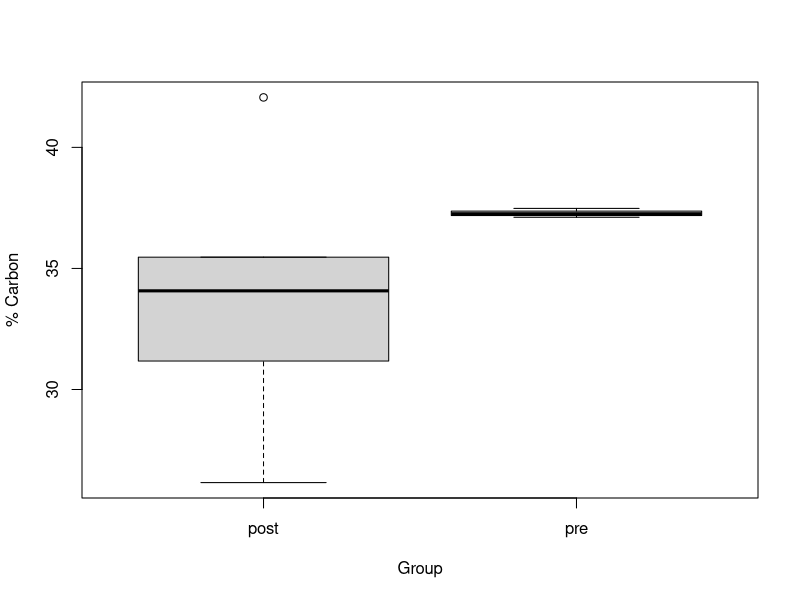

The R source for this figure: (Note: this script raises an error after producing the figure.)
#Percent carbon data for gradient samples

setwd("~/Dropbox/Stanford/Lab/Projects/Vitousek_Mn Litter Decomp/Mn Incubation/R Script")
read.csv("EA_Gradient.csv")

library("colorspace")
library("ggplot2")
library("dplyr")
library(tidyselect)
library(multcomp)


#All carbon data
start_collect_site <- c(1,1,1,1,1,1,1,1,1,2,2,2,2,2,2,2,2,2,2,3,3,3,3,3,3,3,3,3)
start_decomp_site <- c(1,1,1,2,2,2,3,3,3,1,1,1,2,2,2,2,3,3,3,1,1,1,2,2,2,3,3,3)
start_carbon <- c(37.47908487792,37.11431161238,37.25736847846,38.61199517304,43.00243124844,42.73035894424,43.22482661047,38.98711958186,44.40085508031,34.98417627311,40.17217006021,39.7517244984,41.25506959784,43.31207753097,32.06063130386,43.59070971379,41.16075766163,39.59550376626,37.06521824951,34.42205361358,46.14364635059,39.33369371883,43.64235669256,42.27210406727,44.04122407029,36.59993982081,43.80306999625,43.54749685667)
end_collect_site <- c(1,1,1,1,1,1,1,1,1,1,1,1,1,2,2,2,2,2,2,2,2,2,2,3,3,3,3,3,3,3,3,3,3,3,3,3)
end_decomp_site <- c(1,1,1,1,1,2,2,2,3,3,3,3,3,1,1,2,2,2,3,3,3,3,3,1,1,1,1,1,2,2,2,3,3,3,3,3)
end_carbon <- c(35.466,42.064,31.176,34.076,26.155,44.459,51.964,43.7,47.305,43.288,44.505,45.916,30.404,29.332,32.814,41.177,34.591,32.805,46.047,43.378,31.311,43.864,33.302,32.144,28.183,37.683,33.028,34.263,41.282,42.38,41.688,36.769,35.453,40.584,29.281,45.9)
df.start.EA <- data.frame(start_collect_site,start_decomp_site,start_carbon)
df.end.EA <- data.frame(end_collect_site,end_decomp_site,end_carbon)
print(df.start.EA)
print(df.end.EA)

#Site Comparisons, % carbon before and after decomposition 
##Unpaired Two-Sample Wilcoxon Test--compare means of two nonparametric, unpaired, independent groups
###unpaired because the sample number for pre and post % C are not always equal (not true treatment pairs)
pre_11<-c(37.47908487792,37.11431161238,37.25736847846)			
post_11<-c(35.466,42.064,31.176,34.076,26.155)
pre_12<-c(38.61199517304,43.00243124844,42.73035894424)
post_12<-c(44.459,51.964,43.7)
pre_13<-c(43.22482661047,38.98711958186,44.40085508031)
post_13<-c(47.305,43.288,44.505,45.916,30.404)
pre_21<-c(34.98417627311,40.17217006021,39.7517244984)
post_21<-c(29.332,32.814)
pre_22<-c(41.25506959784,43.31207753097,32.06063130386,43.59070971379)
post_22<-c(41.177,34.591,32.805)
pre_23<-c(41.16075766163,39.59550376626,37.06521824951)
post_23<-c(46.047,43.378,31.311,43.864,33.302)
pre_31<-c(34.42205361358,46.14364635059,39.33369371883)
post_31<-c(32.144,28.183,37.683,33.028,34.263)
pre_32<-c(43.64235669256,42.27210406727,44.04122407029)
post_32<-c(41.282,42.38,41.688)
pre_33<-c(36.59993982081,43.80306999625,43.54749685667)
post_33<-c(36.769,35.453,40.584,29.281,45.9)

#Dataframes by site
df_11<-data.frame(group = (c("pre","pre","pre","post","post","post","post","post")),
                  PC.11 = c(pre_11,post_11))
print(df_11)

df_12<-data.frame(group = (c("pre","pre","pre","post","post","post")),
                  PC.12 = c(pre_12,post_12))
print(df_12)

df_13<-data.frame(group = (c("pre","pre","pre","post","post","post","post","post")),
                  PC.13 = c(pre_13,post_13))
print(df_13)

df_21<-data.frame(group = (c("pre","pre","pre","post","post")),
                  PC.21 = c(pre_21,post_21))
print(df_21)

df_22<-data.frame(group = (c("pre","pre","pre","pre","post","post","post")),
                  PC.22 = c(pre_22,post_22))
print(df_22)

df_23<-data.frame(group = (c("pre","pre","pre","post","post","post","post","post")),
                  PC.23 = c(pre_23,post_23))
print(df_23)

df_31<-data.frame(group = (c("pre","pre","pre","post","post","post","post","post")),
                  PC.31 = c(pre_31,post_31))
print(df_31)

df_32<-data.frame(group = (c("pre","pre","pre","post","post","post")),
                  PC.32 = c(pre_32,post_32))
print(df_32)

df_33<-data.frame(group = (c("pre","pre","pre","post","post","post","post","post")),
                  PC.33 = c(pre_33,post_33))
print(df_33)

##Site 11
boxplot(PC.11 ~ group, data = df_11, xlab = "Group", ylab = "% Carbon")

wilcox_11 <- wilcox.test(pre_11, post_11)
wilcox_11
###p-value=0.25, not significant

##Site 12
wilcox_12 <- wilcox.test(pre_12, post_12)
wilcox_12
###p-value=0.1, not significant

##Site 13
wilcox_13 <- wilcox.test(pre_13, post_13)
wilcox_13
###p-value=0.3929, not significant

##Site 21
wilcox_21 <- wilcox.test(pre_21, post_21)
wilcox_21
###p-value=0.2, not significant

##Site 22
wilcox_22 <- wilcox.test(pre_22, post_22)
wilcox_22
###p-value=0.4, not significant

##Site 23
wilcox_23 <- wilcox.test(pre_23, post_23)
wilcox_23
###p-value=0.7857, not significant

##Site 31
wilcox_31 <- wilcox.test(pre_31, post_31)
wilcox_31
###p-value=0.07143, not significant

##Site 32
wilcox_32 <- wilcox.test(pre_32, post_32)
wilcox_32
###p-value=0.2, not significant

##Site 33
wilcox_33 <- wilcox.test(pre_33, post_33)
wilcox_33
###p-value=0.5714, not significant

#Two-way ANOVA
gradient_data <- read.csv("EA_Gradient.csv")
gradient_data
gradient.aov <- aov(Pct_Carbon ~ Site + Treatment,data = gradient_data )
summary(gradient.aov)

two.way.plot <- ggplot(gradient_data, aes(x = Site, y = Pct_Carbon, group=Treatment)) +
  geom_point(cex = 1.5, pch = 1.0,position = position_jitter(w = 0.1, h = 0))
two.way.plot

aov.gradient.factor = aov( Pct_Carbon ~ factor(Site) + factor(Treatment), data = gradient_data)
tukey.gradient<-TukeyHSD(aov.gradient.factor)
tukey.gradient
plot(tukey.gradient , las=1 , col="black")

##interactions
gradient.aov.interaction <- aov(Pct_Carbon ~ Site * Treatment,data = gradient_data )
summary(gradient.aov.interaction)
###no significant interaction between site and treatment effects 

##Site One-way ANOVA
gradient_site.aov <- aov(Pct_Carbon ~ Site ,data = gradient_data )
summary(gradient_site.aov)

aov.gradient.site.factor = aov( Pct_Carbon ~ factor(Site), data = gradient_data)
tukey.gradient.site<-TukeyHSD(aov.gradient.site.factor)
tukey.gradient.site
plot(tukey.gradient.site , las=1 , col="black")
###No significant diffs among sites

##Treatment One-way ANOVA
gradient_tx.aov <- aov(Pct_Carbon ~ Treatment,data = gradient_data )
summary(gradient_tx.aov)

aov.gradient.tx.factor = aov( Pct_Carbon ~ factor(Treatment), data = gradient_data)
tukey.gradient.tx<-TukeyHSD(aov.gradient.tx.factor)
tukey.gradient.tx
plot(tukey.gradient.tx , las=1 , col="black")
### Tx 2-1 p-value = 0.0006309, Tx 3-1 p-value = 0.0044894

#Gradient GLM
gradient_carbon.glm <- glm( Pct_Carbon ~ Site + Treatment, data = gradient_data)
summary(gradient_carbon.glm) 
plot(gradient_carbon.glm)

gradient_carbon.tx.glm <- glm( Pct_Carbon ~ Treatment, data = gradient_data)
summary(gradient_carbon.tx.glm) 
plot(gradient_carbon.tx.glm)

##boxplot labels from Tukey 
pctC<-c(37.47908487792,37.11431161238,37.25736847846,38.61199517304,43.00243124844,42.73035894424,43.22482661047,38.98711958186,44.40085508031,34.98417627311,40.17217006021,39.7517244984,41.25506959784,43.31207753097,32.06063130386,43.59070971379,41.16075766163,39.59550376626,37.06521824951,34.42205361358,46.14364635059,39.33369371883,43.64235669256,42.27210406727,44.04122407029,36.59993982081,43.80306999625,43.54749685667,35.466,42.064,31.176,34.076,26.155,44.459,51.964,43.7,47.305,43.288,44.505,45.916,30.404,29.332,32.814,41.177,34.591,32.805,46.047,43.378,31.311,43.864,33.302,32.144,28.183,37.683,33.028,34.263,41.282,42.38,41.688,36.769,35.453,40.584,29.281,45.9)
tx <- c(1,1,1,2,2,2,3,3,3,1,1,1,2,2,2,2,3,3,3,1,1,1,2,2,2,3,3,3,1,1,1,1,1,2,2,2,3,3,3,3,3,1,1,2,2,2,3,3,3,3,3,1,1,1,1,1,2,2,2,3,3,3,3,3)
site <- c(1,1,1,1,1,1,1,1,1,2,2,2,2,2,2,2,2,2,2,3,3,3,3,3,3,3,3,3,1,1,1,1,1,1,1,1,1,1,1,1,1,2,2,2,2,2,2,2,2,2,2,3,3,3,3,3,3,3,3,3,3,3,3,3)
timesitetx <- c(011,011,011,012,012,012,013,013,013,021,021,021,022,022,022,022,023,023,023,031,031,031,032,032,032,033,033,033,111,111,111,111,111,112,112,112,113,113,113,113,113,121,121,122,122,122,123,123,123,123,123,131,131,131,131,131,132,132,132,133,133,133,133,133)
df.pctC <- data.frame(pctC,tx,site,timesitetx)
print(df.pctC)

anova <- aov(pctC ~ factor(timesitetx), data = df.pctC)
summary(anova)

tukey <- TukeyHSD(anova)
print(tukey)
plot(tukey , las=1 , col="purple")

cld <- multcompLetters4(anova, tukey)
print(cld)
###112   32  113   13  132   12   33   22   31  123   23   21  133   11  122  111  131  121 
###"a" "ab" "ab" "ab" "ab" "ab" "ab" "ab" "ab" "ab" "ab" "ab" "ab" "ab" "ab"  "b"  "b" "ab" 
